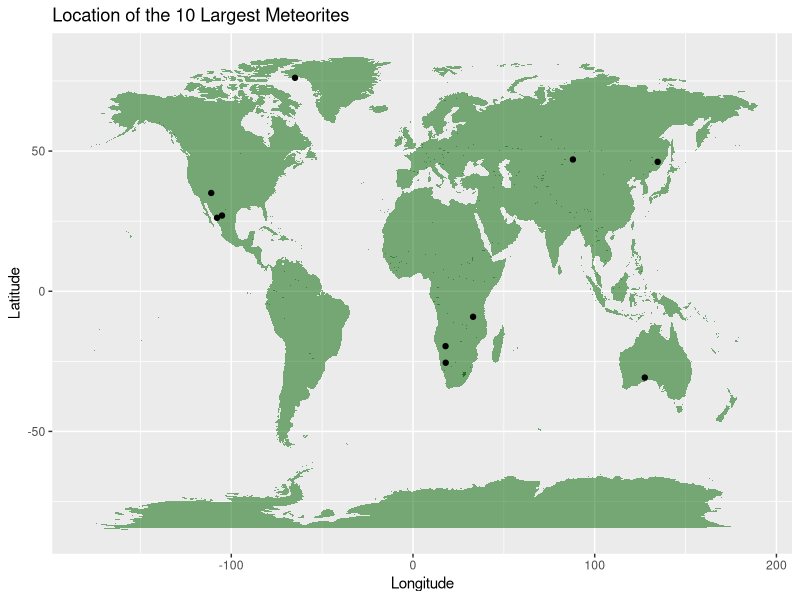
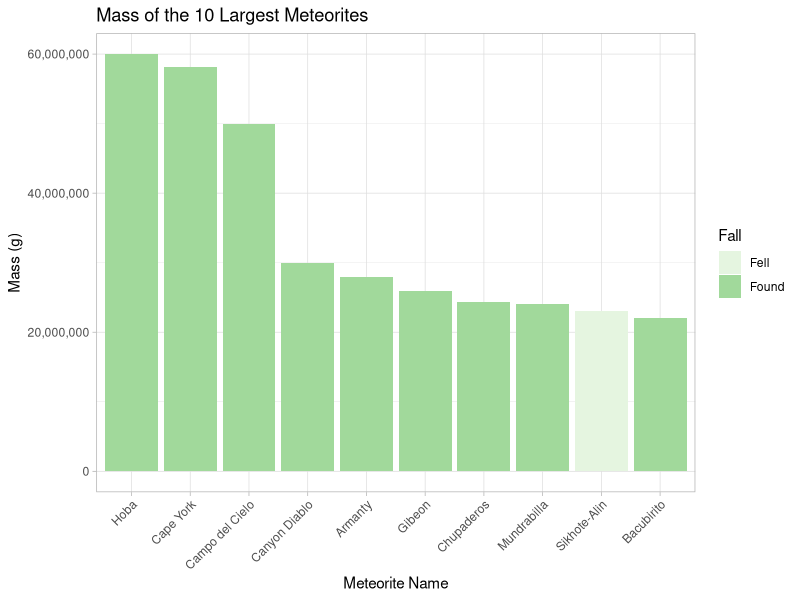
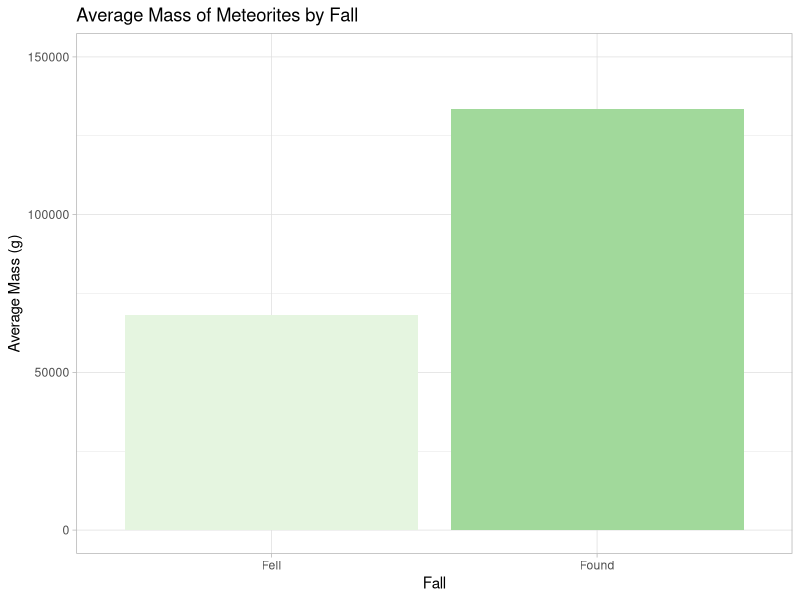
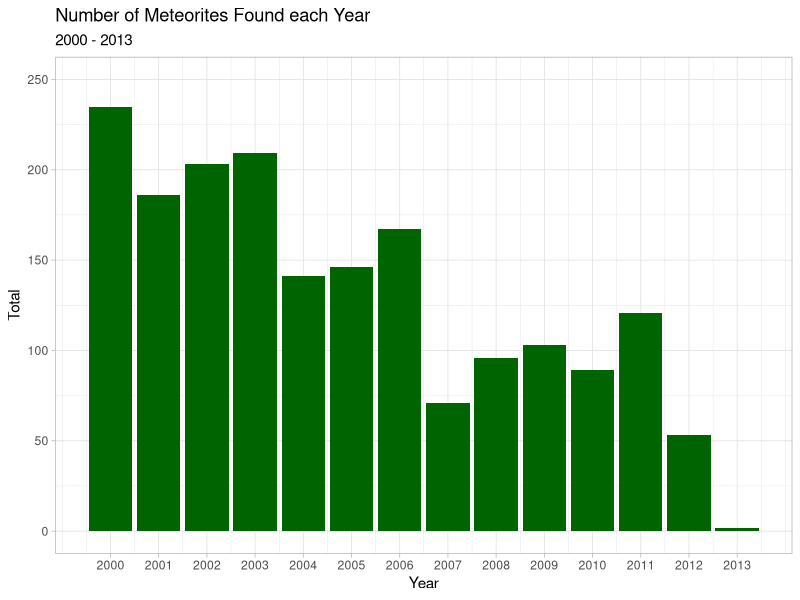

Generate these figures, in order, with R:
## ---- chunk 1
#Loading the neccessary apps

library(tidyverse)
library(maps)


#Reading in the cleaned data
meteorite_data <- read_csv("meteorite_project.csv")


## ---- chunk 2
#Creating a map showing the location of the 10 largest meteorites
earth_map <- map_data("world")
meteorite_data %>% 
  #removing missing values
  drop_na() %>% 
  #filtering by the top ten largest meteorites
  slice_max(mass_g, n=10) %>% 
  arrange() %>% 
  #creating map
  ggplot() +
  geom_polygon(data = earth_map, aes(x = long, y = lat, group = group),
               fill = "dark green", alpha = 0.5) +
  geom_point(aes(x = longitude, y = latitude)) +
  coord_cartesian() +
  labs(
    #changing main title, and axis labels
    title = "Location of the 10 Largest Meteorites",
    x = "Longitude",
    y = "Latitude"
  )

## ---- chunk 3
#Creating a plot showing the names and mass of the ten largest meteorites by fall 
meteorite_data %>%
  select(name, mass_g, fall) %>% 
  arrange(desc(mass_g))  %>% 
  slice_max(order_by = mass_g, n=10) %>% 
  ggplot() +
  aes(x = reorder(name, -mass_g), y = mass_g, fill = fall) +
  geom_col() +
  theme_light() +
  scale_y_continuous(label = scales::comma) +
  theme(axis.text.x = element_text(angle = 45, hjust = 1)) +
  labs(
    title = "Mass of the 10 Largest Meteorites",
    x = "Meteorite Name",
    y = "Mass (g)",
    fill = "Fall"
  ) +
  #applying colour blind friendly palette
    scale_fill_brewer(palette = "Dark1")
## ---- chunk 4
#Finding the average mass of meteorites that were recorded falling, vs. those which were just found.
avg_mass_fell <- meteorite_data %>% 
  group_by(fall) %>% 
  summarise(average_mass_g = mean(mass_g)) 

  ggplot(avg_mass_fell) +
  aes(x = fall, y = average_mass_g, fill = fall) +
  geom_col() +
  theme_light() +
  scale_y_continuous(label = scales::comma) +
    scale_y_continuous(limits = c(0, 150000)) +
  labs(
    title = "Average Mass of Meteorites by Fall",
    x = "Fall",
    y = "Average Mass (g)",
    fill = "Fall"
  ) + 
    #removing the legend 
  theme(legend.position="none") +
     #applying colour blind friendly palette
    scale_fill_brewer(palette = "Dark1")


## ---- chunk 5
#Showing the number of meteorites in each year, for every year since 2000.
meteorites_year <- meteorite_data %>% 
  filter(year >= 2000) %>% 
  group_by(year) %>% 
  summarise(meteorite_count = n()) 

  ggplot(meteorites_year) +
  aes(x = year, y = meteorite_count) +
    #creating plot and filling green 
  geom_col(fill = "dark green") +
    #applying white background in place of grey
  theme_light() +
  labs(
    title = "Number of Meteorites Found each Year",
    subtitle = "2000 - 2013",
    x = "Year",
    y = "Total"
  ) +
    #Applying x axis labels (one for each corresponding year)
    scale_x_continuous(breaks = c(2000:2013)) +
    #Applying y axis labels
    scale_y_continuous(limits = c(0, 250))
